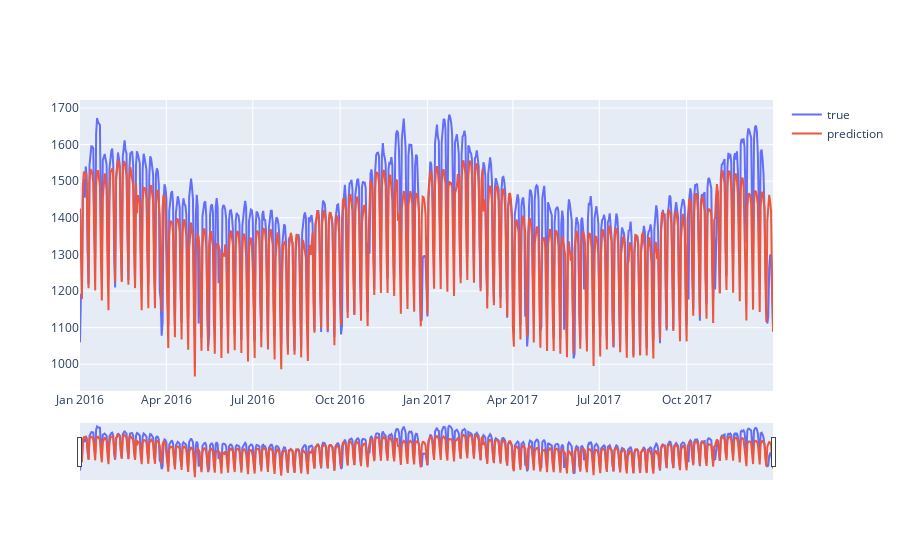

The code cell stored with this chart in its notebook:
### Code cell
# Compare Actual Vs Predict

fig = go.Figure([go.Scatter(name = 'true',x=df_test['Date'], y=df_test['Consumption'])])
fig.add_trace(go.Scatter(name = 'prediction',x=df_test['Date'], y=df_test['y_pred']))
fig.update_xaxes(rangeslider_visible=True)
fig.show()

### Figure 1 — Plotly figure (JSON) as saved in the notebook; plotly's stock layout.template omitted (floating-point values rounded to 4 significant figures; data arrays with more than 128 entries replaced by an {"elided": "..."} marker saying what was removed)
{"data": [{"name": "true", "type": "scatter", "x": {"elided": "731 str values"}, "y": {"elided": "731 float values"}}, {"name": "prediction", "type": "scatter", "x": {"elided": "731 str values"}, "y": {"elided": "731 float values"}}], "layout": {"xaxis": {"rangeslider": {"visible": true}}}}
